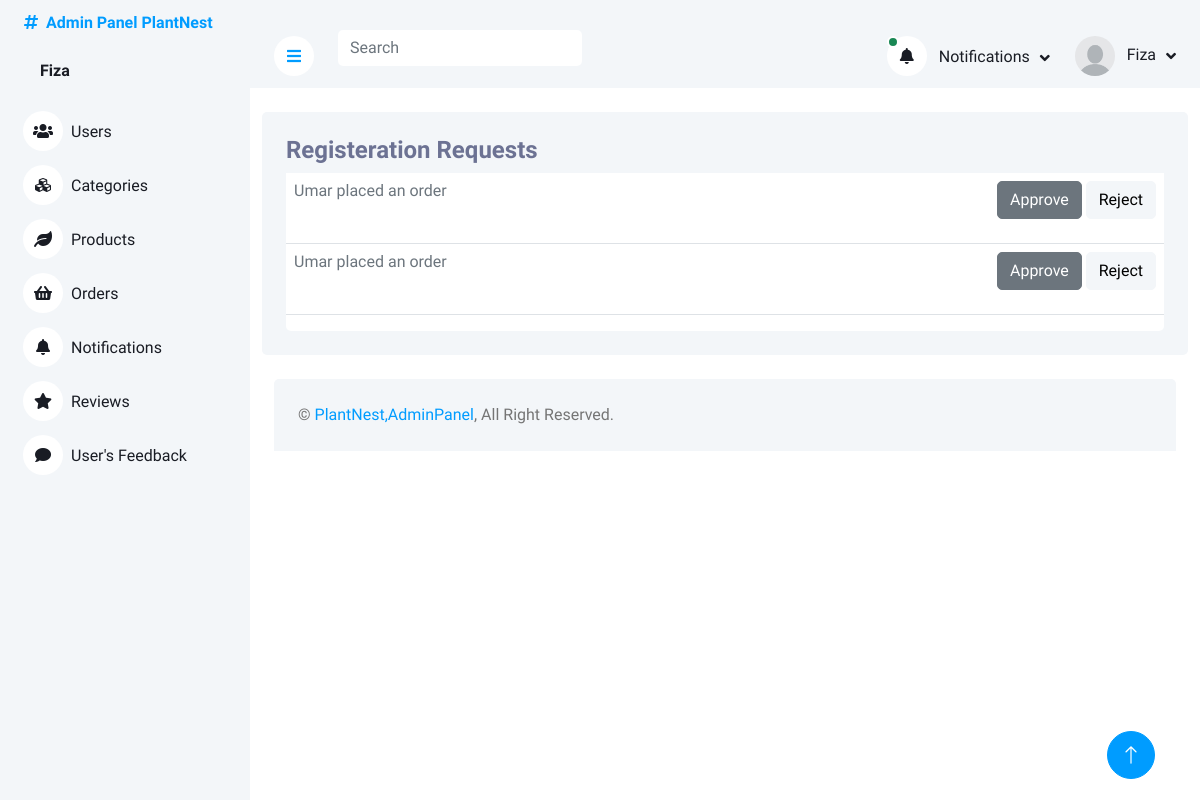
Page /adminPanel/notifications.php (signed in) on the earlier database version.
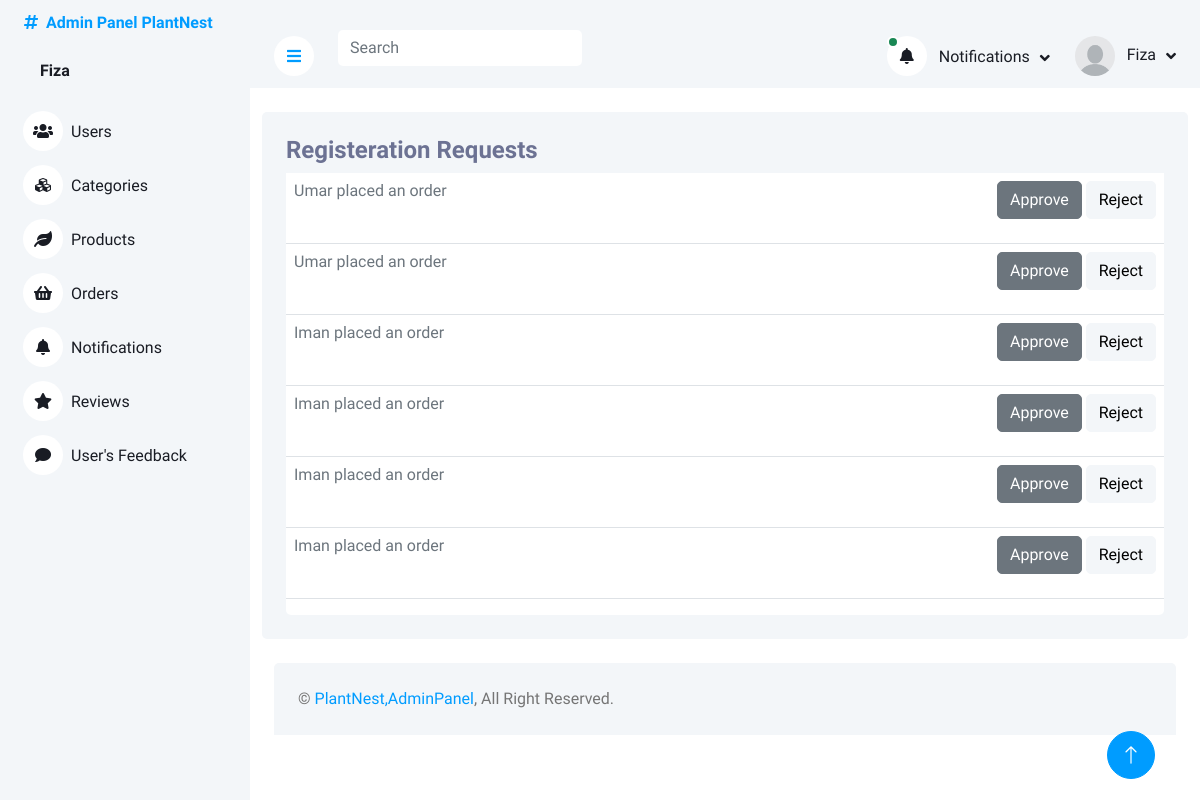
Same page on the later database version.
### tables this page shows
CREATE TABLE `orders` (
  `orderID` int(11) NOT NULL,
  `userID` int(11) DEFAULT NULL,
  `productID` int(11) DEFAULT NULL,
  `productQuantity` varchar(225) DEFAULT NULL,
  `orderDate` date DEFAULT current_timestamp(),
  `totalAmount` varchar(225) DEFAULT NULL,
  `orderStatus` enum('pending','approved','rejected') NOT NULL DEFAULT 'pending'
);

CREATE TABLE `users` (
  `userID` int(11) NOT NULL,
  `firstName` varchar(225) DEFAULT NULL,
  `lastName` varchar(225) DEFAULT NULL,
  `userEmail` varchar(225) NOT NULL,
  `userPassword` varchar(225) DEFAULT NULL
);

### adminPanel/notifications.php (the view, shortened to what the changed rows need)
<?php
include('header_admin.php')
?>
<div class="container pt-4">
    <div class="bg-light rounded p-4">
        <div class="row">
            <div class="col-12">
                <div class="bg-white rounded h-100 ">
                    <div class="table-responsive bg- ">
                        <table class="table">
                            <tbody>
                                <?php
                        $query = $pdo->query("SELECT * from orders INNER JOIN users on orders.userID = users.userID INNER JOIN products on orders.productID = products.productID where orderStatus = 'pending'");
                        $result = $query->fetchAll(PDO::FETCH_ASSOC);
                        foreach($result as $row){
                        ?>
                                <tr class="tr-row">
                                    <td class="d-flex justify-content-around">
                                        <span class="flex-grow-1">
                                            <a href="orders.php" class="link-secondary">
                                                <?php echo ucfirst($row['firstName'])?>
                                                placed an order
                                            </a>
                                        </span>
                                        <form method="post">
                                            <button class="approve-btn btn btn-secondary"
                                                name='order-approve-btn'
                                                onclick="approveRow(this)">Approve</button>
                                            <button class="reject-btn btn btn-light"
                                                name='order-reject-btn'
                                                onclick="rejectRow(this)">Reject</button>
                                        </form>
                                    </td>
                                </tr>
                                <?php
                        }if(empty($result)){
                            ?>
                                <tr>
                                    <td class="d-flex justify-content-center p-5">
                                            <p>
                                                No registeration requests
                                            </p>
                                    </td>
                                </tr>
                                <?php
                        }
                                       ?>
                            </tbody>
                        </table>
                    </div>
                </div>
            </div>
        </div>
    </div>
</div>
<?php
include('footer.php')
?>

### adminPanel/header_admin.php (shortened to what the changed rows need)
<?php
include("php/query.php");
?>
<!DOCTYPE html>
<html lang="en">
<head>
    <link href="https://cdnjs.cloudflare.com/ajax/libs/font-awesome/5.10.0/css/all.min.css" rel="stylesheet">
    <link href="https://cdn.jsdelivr.net/npm/bootstrap-icons@1.4.1/font/bootstrap-icons.css" rel="stylesheet">
    <link href="lib/owlcarousel/assets/owl.carousel.min.css" rel="stylesheet">
    <link href="lib/tempusdominus/css/tempusdominus-bootstrap-4.min.css" rel="stylesheet" />
    <link href="css/bootstrap.min.css" rel="stylesheet">
    <link href="css/style.css" rel="stylesheet">
</head>
<body>
    <div class="container-xxl position-relative bg-white d-flex p-0">
        <div class="sidebar pe-4 pb-3">
            <nav class="navbar bg-light navbar-light">
                <div class="d-flex align-items-center ms-4 mb-4">
                    <div class="ms-3">
                    <?php
                                 if(isset($_SESSION['Admin'])){
                                    $admin = $_SESSION['Admin'];
                                 foreach($admin as $value){
                                    $U_ID =   $value['adminID'];
                                  $query = $pdo->prepare("SELECT * FROM admins WHERE adminID = :iD ");
                                  $query->bindParam(':iD',  $U_ID);
                                  $query->execute();
                                  $result = $query->fetch(PDO::FETCH_ASSOC);
                        ?>
                         <h6 class="mb-0">
                             <span><?php echo ucfirst($result['adminName'])?></span>
                            </h6>
</span>    <?php
                      };
                    }
                        ?>
                    </div>
                </div>
            </nav>
        </div>
        <div class="content">
            <nav class="navbar navbar-expand bg-light navbar-light sticky-top px-4 py-0">
                <div class="navbar-nav align-items-center ms-auto">
                    <div class="nav-item dropdown">
                        <a href="#" class="nav-link dropdown-toggle" data-bs-toggle="dropdown">
                        <?php
                                 if(isset($_SESSION['Admin'])){
                                    $admin = $_SESSION['Admin'];
                                 foreach($admin as $value){
                                    $U_ID =   $value['adminID'];
                                  $query = $pdo->prepare("SELECT * FROM admins WHERE adminID = :iD ");
                                  $query->bindParam(':iD',  $U_ID);
                                  $query->execute();
                                  $result = $query->fetch(PDO::FETCH_ASSOC);
                              if($result['adminImage']){
                        ?>
                        <img class="rounded-circle me-lg-2" src="img/<?php echo $result['adminImage'] ?>" alt="" style="width: 40px; height: 40px;">
                            <?php
                              }else if(empty($result['adminImage'])){
                                ?>
                        <img class="rounded-circle me-lg-2" src="img/user.jpg" alt="" style="width: 40px; height: 40px;">
                                <?php
                              }
                            ?>
                                <span class="d-none d-lg-inline-flex">
                                    <?php echo ucfirst($result['adminName']) ?>
                                </span>
                                <?php
                            }
                        }
                            ?>
                        </a>
                    </div>
                </div>
            </nav>

Differences in the rows shown:
added orders: userID.firstName "Iman"
added orders: userID.firstName "Iman"
added orders: userID.firstName "Iman"
added orders: userID.firstName "Iman"
